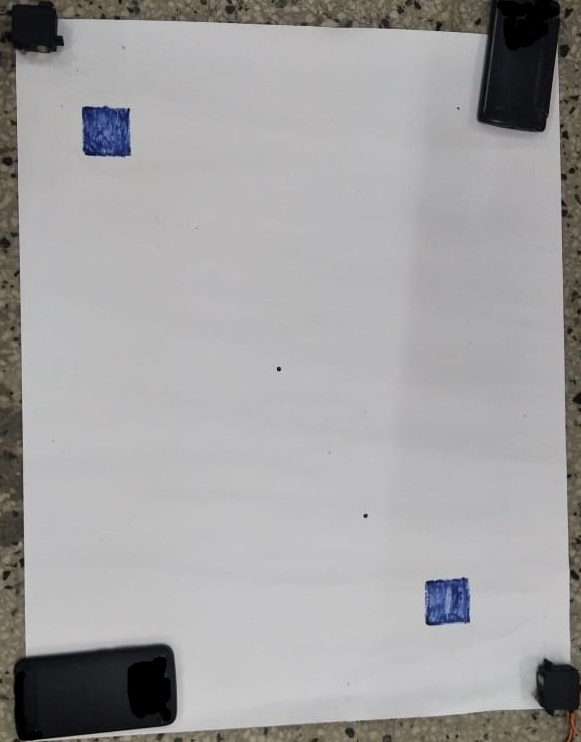
#> input picture test_images/1.jpg, 581 x 742 px, given in place of the camera
$ python 'popeye thresh check.py'   (older library calls are emulated)
#> lines starting #> are read from the running program, lines starting #| are printed output that depends on the picture; after the words box and inside, x2 and y2 are one past the last pixel; in counts of white or black regions, pixels touching at a corner belong together
import urllib.request
import cv2
import numpy as np

# Replace the URL with your own IPwebcam shot.jpg IP:port
url="http://169.254.1.1:8080/shot.jpg"
kernel=np.ones((5,5),np.uint8)
cap=cv2.VideoCapture(1)
while True:
    ret,img=cap.read()
#> img is the input picture: shape (742, 581, 3); mean B, G, R 162.6, 162.2, 163.1
    # [6 lines of commented-out code are left out]
    cv2.imshow("IPWebcam",img)
    grayimg=cv2.cvtColor(img,cv2.COLOR_BGR2GRAY)
    retval,threshold=cv2.threshold(grayimg,40,255,cv2.THRESH_BINARY_INV)#CHECK THRESHOLD VALUE
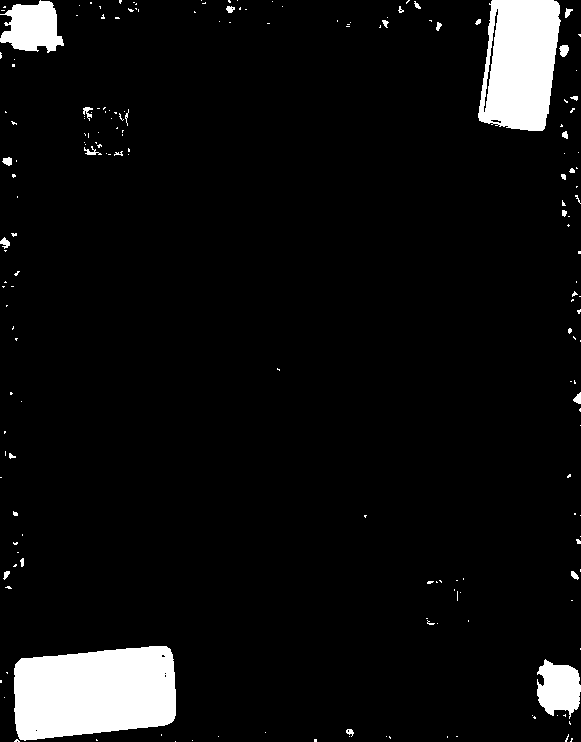
#> threshold: shape (742, 581); 6.4% white; 187 white regions (158 under 20 px), largest, box (x1, y1, x2, y2) and area: (14, 646, 176, 741) 12920, (478, 0, 561, 131) 8628, (0, 0, 64, 53) 2291
    median=cv2.medianBlur(threshold,15)
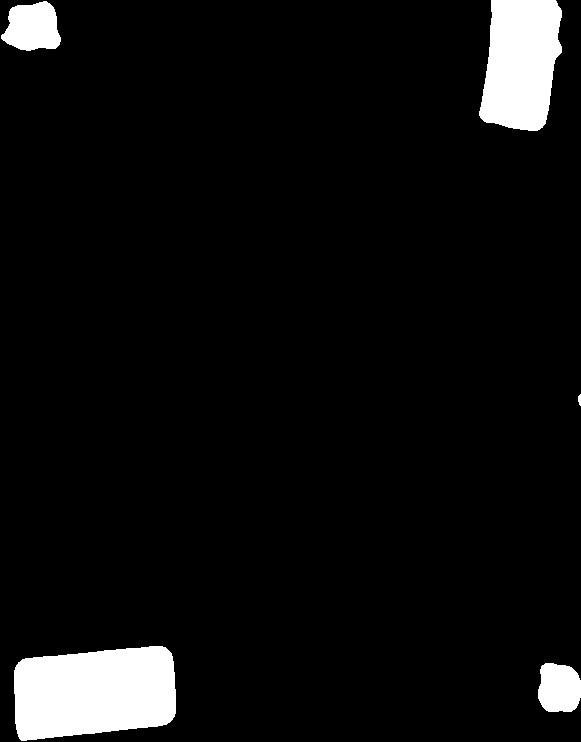
#> median: shape (742, 581); 5.9% white; 5 white regions, box (x1, y1, x2, y2) and area: (14, 646, 176, 741) 12878, (479, 0, 562, 131) 8686, (1, 1, 61, 51) 2229, (538, 663, 581, 712) 1793, (578, 394, 581, 406) 28
    threshold=cv2.erode(threshold,kernel,iterations=3)
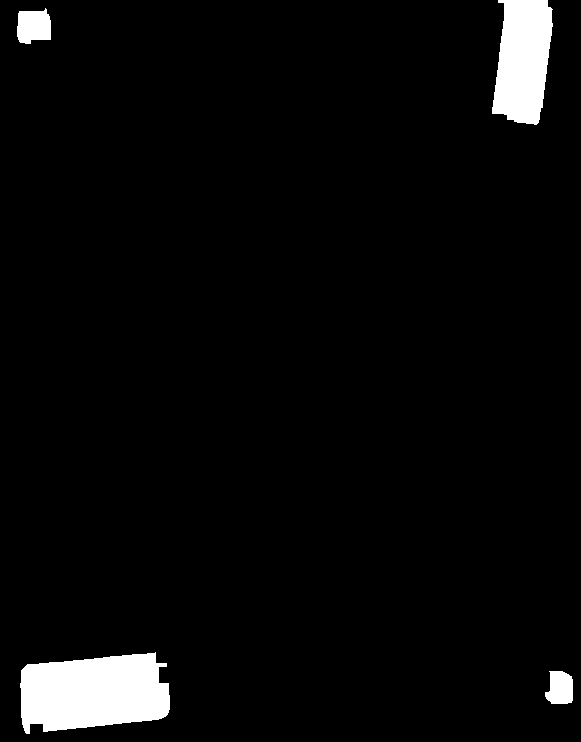
#> threshold: shape (742, 581); 4% white; 4 white regions
    #dilation=cv2.dilate(threshold,kernel,iterations=1)

    cv2.imshow('thresh',threshold)
    img_factor,contours_factor,hierarchy_factor=cv2.findContours(threshold,cv2.RETR_TREE,cv2.CHAIN_APPROX_SIMPLE)
#> contours_factor = 4 contours; box (x1, y1, x2, y2) and area: (20, 652, 170, 734) 9403, (492, 0, 553, 125) 5730, (17, 8, 51, 44) 930, (545, 671, 573, 704) 703
    cv2.drawContours(img,contours_factor,-1,(255,0,0),3)
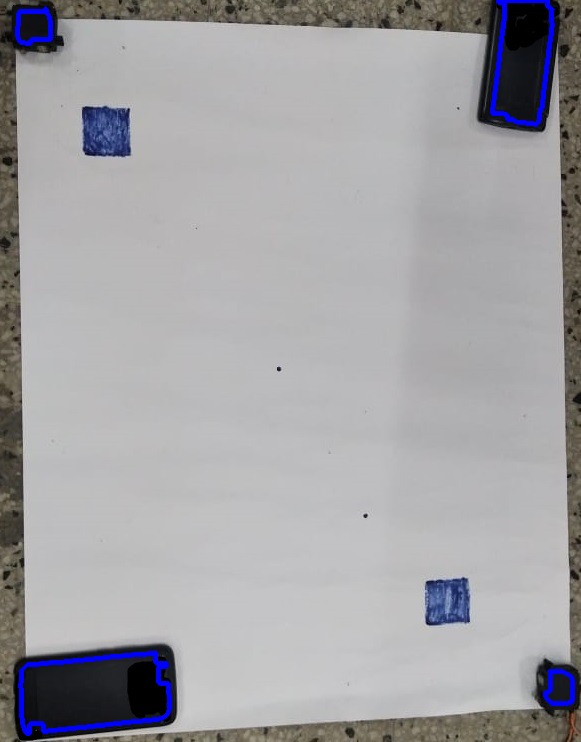
#> img: shape (742, 581, 3); 1.13% of pixels changed, all inside (x1, y1, x2, y2) = (15, 0, 575, 736)
    cv2.imshow('contours',img)


# Program closes if q is pressed
    if cv2.waitKey(1) & 0xFF == ord("q"):
#> (key q is pressed here)
        break
cap.release()
